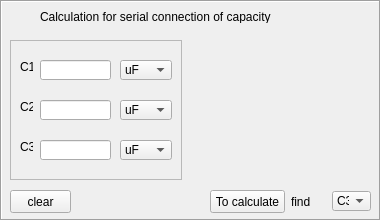
     <widget class="QFrame" name="frame_6">
      <property name="geometry">
       <rect>
        <x>10</x>
        <y>320</y>
        <width>381</width>
        <height>221</height>
       </rect>
      </property>
      <property name="frameShape">
       <enum>QFrame::Box</enum>
      </property>
      <property name="frameShadow">
       <enum>QFrame::Sunken</enum>
      </property>
      <widget class="QLabel" name="label_20">
       <property name="geometry">
        <rect>
         <x>190</x>
         <y>40</y>
         <width>191</width>
         <height>131</height>
        </rect>
       </property>
       <property name="text">
        <string/>
       </property>
       <property name="pixmap">
        <pixmap>res/condensators_ps.bmp</pixmap>
       </property>
      </widget>
      <widget class="QLabel" name="label_21">
       <property name="geometry">
        <rect>
         <x>40</x>
         <y>10</y>
         <width>277</width>
         <height>13</height>
        </rect>
       </property>
       <property name="text">
        <string>Calculation for serial connection of capacity</string>
       </property>
      </widget>
      <widget class="QFrame" name="frame_7">
       <property name="geometry">
        <rect>
         <x>10</x>
         <y>40</y>
         <width>172</width>
         <height>140</height>
        </rect>
       </property>
       <property name="frameShape">
        <enum>QFrame::StyledPanel</enum>
       </property>
       <property name="frameShadow">
        <enum>QFrame::Raised</enum>
       </property>
       <widget class="QLabel" name="label_22">
        <property name="geometry">
         <rect>
          <x>10</x>
          <y>20</y>
          <width>13</width>
          <height>13</height>
         </rect>
        </property>
        <property name="text">
         <string>C1</string>
        </property>
       </widget>
       <widget class="QLabel" name="label_23">
        <property name="geometry">
         <rect>
          <x>10</x>
          <y>100</y>
          <width>13</width>
          <height>13</height>
         </rect>
        </property>
        <property name="text">
         <string>C3</string>
        </property>
       </widget>
       <widget class="QLineEdit" name="line_cpps1">
        <property name="geometry">
         <rect>
          <x>30</x>
          <y>20</y>
          <width>71</width>
          <height>20</height>
         </rect>
        </property>
       </widget>
       <widget class="QComboBox" name="val_cpps1">
        <property name="geometry">
         <rect>
          <x>110</x>
          <y>20</y>
          <width>52</width>
          <height>20</height>
         </rect>
        </property>
        <property name="currentIndex">
         <number>2</number>
        </property>
        <item>
         <property name="text">
          <string>F</string>
         </property>
        </item>
        <item>
         <property name="text">
          <string>mF</string>
         </property>
        </item>
        <item>
         <property name="text">
          <string>uF</string>
         </property>
        </item>
        <item>
         <property name="text">
          <string>nF</string>
         </property>
        </item>
        <item>
         <property name="text">
          <string>pF</string>
         </property>
        </item>
       </widget>
       <widget class="QLineEdit" name="line_cpps2">
        <property name="geometry">
         <rect>
          <x>30</x>
          <y>60</y>
          <width>71</width>
          <height>20</height>
         </rect>
        </property>
       </widget>
       <widget class="QLabel" name="label_24">
        <property name="geometry">
         <rect>
          <x>10</x>
          <y>60</y>
          <width>13</width>
          <height>13</height>
         </rect>
        </property>
        <property name="text">
         <string>C2</string>
        </property>
       </widget>
       <widget class="QLineEdit" name="line_cpps3">
        <property name="geometry">
         <rect>
          <x>30</x>
          <y>100</y>
          <width>71</width>
          <height>20</height>
         </rect>
        </property>
       </widget>
       <widget class="QComboBox" name="val_cpps2">
        <property name="geometry">
         <rect>
          <x>110</x>
          <y>60</y>
          <width>52</width>
          <height>20</height>
         </rect>
        </property>
        <property name="currentIndex">
         <number>2</number>
        </property>
        <item>
         <property name="text">
          <string>F</string>
         </property>
        </item>
        <item>
         <property name="text">
          <string>mF</string>
         </property>
        </item>
        <item>
         <property name="text">
          <string>uF</string>
         </property>
        </item>
        <item>
         <property name="text">
          <string>nF</string>
         </property>
        </item>
        <item>
         <property name="text">
          <string>pF</string>
         </property>
        </item>
       </widget>
       <widget class="QComboBox" name="val_cpps3">
        <property name="geometry">
         <rect>
          <x>110</x>
          <y>100</y>
          <width>52</width>
          <height>20</height>
         </rect>
        </property>
        <property name="currentIndex">
         <number>2</number>
        </property>
        <item>
         <property name="text">
          <string>F</string>
         </property>
        </item>
        <item>
         <property name="text">
          <string>mF</string>
         </property>
        </item>
        <item>
         <property name="text">
          <string>uF</string>
         </property>
        </item>
        <item>
         <property name="text">
          <string>nF</string>
         </property>
        </item>
        <item>
         <property name="text">
          <string>pF</string>
         </property>
        </item>
       </widget>
      </widget>
      <widget class="QComboBox" name="find_cpps">
       <property name="geometry">
        <rect>
         <x>332</x>
         <y>191</y>
         <width>39</width>
         <height>20</height>
        </rect>
       </property>
       <property name="currentIndex">
        <number>2</number>
       </property>
       <item>
        <property name="text">
         <string>C1</string>
        </property>
       </item>
       <item>
        <property name="text">
         <string>C2</string>
        </property>
       </item>
       <item>
        <property name="text">
         <string>C3</string>
        </property>
       </item>
      </widget>
      <widget class="QLabel" name="label_25">
       <property name="geometry">
        <rect>
         <x>291</x>
         <y>181</y>
         <width>35</width>
         <height>41</height>
        </rect>
       </property>
       <property name="text">
        <string>find</string>
       </property>
      </widget>
      <widget class="QPushButton" name="bfind_cpps">
       <property name="geometry">
        <rect>
         <x>210</x>
         <y>190</y>
         <width>75</width>
         <height>23</height>
        </rect>
       </property>
       <property name="text">
        <string>To calculate</string>
       </property>
      </widget>
      <widget class="QPushButton" name="c1_4">
       <property name="geometry">
        <rect>
         <x>10</x>
         <y>190</y>
         <width>61</width>
         <height>23</height>
        </rect>
       </property>
       <property name="text">
        <string>clear</string>
       </property>
      </widget>
     </widget>
